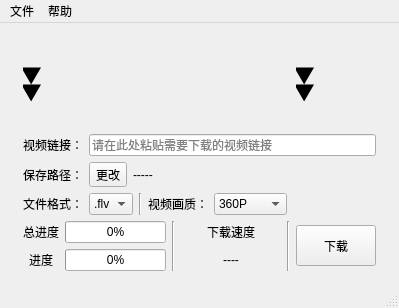
<?xml version="1.0" encoding="UTF-8"?>
<ui version="4.0">
 <class>bilibili_downloader</class>
 <widget class="QMainWindow" name="bilibili_downloader">
  <property name="geometry">
   <rect>
    <x>0</x>
    <y>0</y>
    <width>399</width>
    <height>308</height>
   </rect>
  </property>
  <property name="windowTitle">
   <string>B站下载小工具 v1.0.0</string>
  </property>
  <property name="windowIcon">
   <iconset>
    <normaloff>static/ico.png</normaloff>static/ico.png</iconset>
  </property>
  <widget class="QWidget" name="centralwidget">
   <layout class="QHBoxLayout" name="horizontalLayout_6" stretch="1,3,1">
    <item>
     <spacer name="horizontalSpacer">
      <property name="orientation">
       <enum>Qt::Horizontal</enum>
      </property>
      <property name="sizeHint" stdset="0">
       <size>
        <width>2</width>
        <height>0</height>
       </size>
      </property>
     </spacer>
    </item>
    <item>
     <layout class="QVBoxLayout" name="verticalLayout">
      <item>
       <spacer name="verticalSpacer">
        <property name="orientation">
         <enum>Qt::Vertical</enum>
        </property>
        <property name="sizeHint" stdset="0">
         <size>
          <width>13</width>
          <height>13</height>
         </size>
        </property>
       </spacer>
      </item>
      <item>
       <layout class="QHBoxLayout" name="horizontalLayout">
        <item>
         <spacer name="horizontalSpacer_3">
          <property name="orientation">
           <enum>Qt::Horizontal</enum>
          </property>
          <property name="sizeHint" stdset="0">
           <size>
            <width>40</width>
            <height>20</height>
           </size>
          </property>
         </spacer>
        </item>
        <item>
         <widget class="QLabel" name="label_4">
          <property name="minimumSize">
           <size>
            <width>80</width>
            <height>80</height>
           </size>
          </property>
          <property name="maximumSize">
           <size>
            <width>83</width>
            <height>80</height>
           </size>
          </property>
          <property name="font">
           <font>
            <family>Adobe Devanagari</family>
            <pointsize>36</pointsize>
           </font>
          </property>
          <property name="text">
           <string>⏬</string>
          </property>
         </widget>
        </item>
        <item>
         <widget class="QLabel" name="label">
          <property name="minimumSize">
           <size>
            <width>181</width>
            <height>91</height>
           </size>
          </property>
          <property name="maximumSize">
           <size>
            <width>181</width>
            <height>91</height>
           </size>
          </property>
          <property name="autoFillBackground">
           <bool>true</bool>
          </property>
          <property name="text">
           <string/>
          </property>
          <property name="pixmap">
           <pixmap>static/bilibili_logo.png</pixmap>
          </property>
          <property name="scaledContents">
           <bool>true</bool>
          </property>
         </widget>
        </item>
        <item>
         <widget class="QLabel" name="label_5">
          <property name="minimumSize">
           <size>
            <width>80</width>
            <height>80</height>
           </size>
          </property>
          <property name="maximumSize">
           <size>
            <width>83</width>
            <height>80</height>
           </size>
          </property>
          <property name="font">
           <font>
            <family>Adobe Devanagari</family>
            <pointsize>36</pointsize>
           </font>
          </property>
          <property name="text">
           <string>⏬</string>
          </property>
         </widget>
        </item>
        <item>
         <spacer name="horizontalSpacer_4">
          <property name="orientation">
           <enum>Qt::Horizontal</enum>
          </property>
          <property name="sizeHint" stdset="0">
           <size>
            <width>40</width>
            <height>20</height>
           </size>
          </property>
         </spacer>
        </item>
       </layout>
      </item>
      <item>
       <layout class="QHBoxLayout" name="horizontalLayout_2">
        <item>
         <widget class="QLabel" name="label_2">
          <property name="text">
           <string>视频链接：</string>
          </property>
         </widget>
        </item>
        <item>
         <widget class="QLineEdit" name="url">
          <property name="dragEnabled">
           <bool>false</bool>
          </property>
          <property name="placeholderText">
           <string>请在此处粘贴需要下载的视频链接</string>
          </property>
         </widget>
        </item>
       </layout>
      </item>
      <item>
       <layout class="QHBoxLayout" name="horizontalLayout_5" stretch="0,0,1">
        <item>
         <widget class="QLabel" name="label_3">
          <property name="text">
           <string>保存路径：</string>
          </property>
         </widget>
        </item>
        <item>
         <widget class="QToolButton" name="change_save_path">
          <property name="text">
           <string>更改</string>
          </property>
         </widget>
        </item>
        <item>
         <widget class="QLabel" name="save_path">
          <property name="text">
           <string>-----</string>
          </property>
          <property name="alignment">
           <set>Qt::AlignLeading|Qt::AlignLeft|Qt::AlignVCenter</set>
          </property>
         </widget>
        </item>
       </layout>
      </item>
      <item>
       <layout class="QHBoxLayout" name="horizontalLayout_3" stretch="0,0,0,0,0,0">
        <item>
         <widget class="QLabel" name="label_7">
          <property name="text">
           <string>文件格式：</string>
          </property>
          <property name="alignment">
           <set>Qt::AlignLeading|Qt::AlignLeft|Qt::AlignVCenter</set>
          </property>
         </widget>
        </item>
        <item>
         <widget class="QComboBox" name="video_format">
          <item>
           <property name="text">
            <string>.flv</string>
           </property>
          </item>
         </widget>
        </item>
        <item>
         <widget class="Line" name="line_3">
          <property name="orientation">
           <enum>Qt::Vertical</enum>
          </property>
         </widget>
        </item>
        <item>
         <widget class="QLabel" name="label_11">
          <property name="text">
           <string>视频画质：</string>
          </property>
          <property name="alignment">
           <set>Qt::AlignLeading|Qt::AlignLeft|Qt::AlignVCenter</set>
          </property>
         </widget>
        </item>
        <item>
         <widget class="QComboBox" name="video_quality">
          <item>
           <property name="text">
            <string>360P</string>
           </property>
          </item>
          <item>
           <property name="text">
            <string>480P</string>
           </property>
          </item>
          <item>
           <property name="text">
            <string>720P</string>
           </property>
          </item>
          <item>
           <property name="text">
            <string>1080P</string>
           </property>
          </item>
          <item>
           <property name="text">
            <string>1080P+</string>
           </property>
          </item>
         </widget>
        </item>
        <item>
         <spacer name="horizontalSpacer_5">
          <property name="orientation">
           <enum>Qt::Horizontal</enum>
          </property>
          <property name="sizeHint" stdset="0">
           <size>
            <width>40</width>
            <height>20</height>
           </size>
          </property>
         </spacer>
        </item>
       </layout>
      </item>
      <item>
       <layout class="QHBoxLayout" name="horizontalLayout_4">
        <item>
         <layout class="QGridLayout" name="gridLayout">
          <item row="1" column="0">
           <widget class="QLabel" name="label_9">
            <property name="text">
             <string>进度</string>
            </property>
            <property name="alignment">
             <set>Qt::AlignCenter</set>
            </property>
           </widget>
          </item>
          <item row="1" column="1">
           <widget class="QProgressBar" name="all_progress_bar">
            <property name="maximum">
             <number>100</number>
            </property>
            <property name="value">
             <number>0</number>
            </property>
           </widget>
          </item>
          <item row="0" column="1">
           <widget class="QProgressBar" name="progress_bar">
            <property name="value">
             <number>0</number>
            </property>
           </widget>
          </item>
          <item row="0" column="0">
           <widget class="QLabel" name="label_8">
            <property name="text">
             <string>总进度</string>
            </property>
            <property name="alignment">
             <set>Qt::AlignCenter</set>
            </property>
           </widget>
          </item>
         </layout>
        </item>
        <item>
         <widget class="Line" name="line">
          <property name="orientation">
           <enum>Qt::Vertical</enum>
          </property>
         </widget>
        </item>
        <item>
         <layout class="QVBoxLayout" name="verticalLayout_3">
          <item>
           <widget class="QLabel" name="label_10">
            <property name="minimumSize">
             <size>
              <width>100</width>
              <height>0</height>
             </size>
            </property>
            <property name="text">
             <string>下载速度</string>
            </property>
            <property name="alignment">
             <set>Qt::AlignCenter</set>
            </property>
           </widget>
          </item>
          <item>
           <widget class="QLabel" name="speed">
            <property name="text">
             <string>----</string>
            </property>
            <property name="scaledContents">
             <bool>false</bool>
            </property>
            <property name="alignment">
             <set>Qt::AlignCenter</set>
            </property>
           </widget>
          </item>
         </layout>
        </item>
        <item>
         <widget class="Line" name="line_2">
          <property name="orientation">
           <enum>Qt::Vertical</enum>
          </property>
         </widget>
        </item>
        <item>
         <widget class="QPushButton" name="download_button">
          <property name="minimumSize">
           <size>
            <width>71</width>
            <height>41</height>
           </size>
          </property>
          <property name="text">
           <string>下载</string>
          </property>
         </widget>
        </item>
       </layout>
      </item>
      <item>
       <spacer name="verticalSpacer_2">
        <property name="orientation">
         <enum>Qt::Vertical</enum>
        </property>
        <property name="sizeHint" stdset="0">
         <size>
          <width>13</width>
          <height>13</height>
         </size>
        </property>
       </spacer>
      </item>
     </layout>
    </item>
    <item>
     <spacer name="horizontalSpacer_2">
      <property name="orientation">
       <enum>Qt::Horizontal</enum>
      </property>
      <property name="sizeHint" stdset="0">
       <size>
        <width>0</width>
        <height>0</height>
       </size>
      </property>
     </spacer>
    </item>
   </layout>
  </widget>
  <widget class="QMenuBar" name="menubar">
   <property name="geometry">
    <rect>
     <x>0</x>
     <y>0</y>
     <width>399</width>
     <height>23</height>
    </rect>
   </property>
   <widget class="QMenu" name="menu">
    <property name="title">
     <string>文件</string>
    </property>
    <addaction name="open_base_dir"/>
    <addaction name="read_log"/>
    <addaction name="separator"/>
    <addaction name="quit"/>
   </widget>
   <widget class="QMenu" name="menu_2">
    <property name="title">
     <string>帮助</string>
    </property>
    <addaction name="help_text"/>
    <addaction name="about_this"/>
   </widget>
   <addaction name="menu"/>
   <addaction name="menu_2"/>
  </widget>
  <widget class="QStatusBar" name="statusbar"/>
  <action name="quit">
   <property name="text">
    <string>退出</string>
   </property>
  </action>
  <action name="help_text">
   <property name="text">
    <string>帮助文档</string>
   </property>
  </action>
  <action name="about_this">
   <property name="text">
    <string>关于</string>
   </property>
  </action>
  <action name="open_base_dir">
   <property name="text">
    <string>工作文件夹</string>
   </property>
  </action>
  <action name="action_5">
   <property name="text">
    <string>打赏</string>
   </property>
  </action>
  <action name="read_log">
   <property name="text">
    <string>查看日志</string>
   </property>
  </action>
 </widget>
 <resources/>
 <connections/>
</ui>
